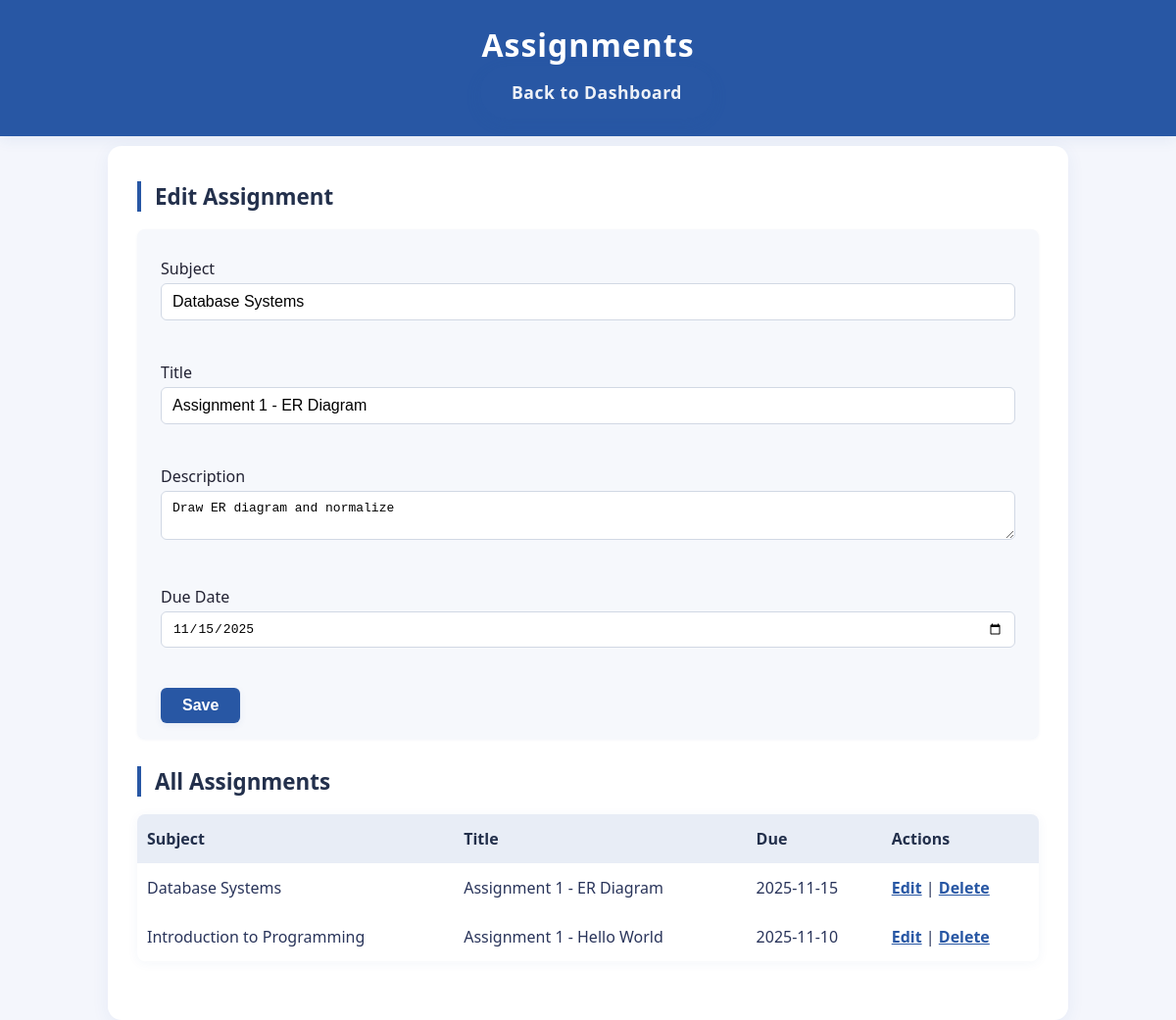
/assignments.php?action=edit&id=2, run on the app's committed database.
### tables this page shows
CREATE TABLE assignments (
  id INT AUTO_INCREMENT PRIMARY KEY,
  course_id INT NOT NULL,
  title VARCHAR(255) NOT NULL,
  description TEXT,
  due_date DATE,
  FOREIGN KEY (course_id) REFERENCES courses(id) ON DELETE CASCADE
);

CREATE TABLE courses (
  id INT AUTO_INCREMENT PRIMARY KEY,
  code VARCHAR(20) NOT NULL,
  title VARCHAR(255) NOT NULL,
  instructor_id INT,
  FOREIGN KEY (instructor_id) REFERENCES instructors(id) ON DELETE SET NULL
);

### assignments.php (the view, shortened to what this page needs)
<?php
require 'db_config.php';
$action = $_GET['action'] ?? 'list';
$id = isset($_GET['id']) ? (int)$_GET['id'] : null;
if($action === 'edit' && $id) {
  $stmt = $pdo->prepare('SELECT a.*, c.title AS subject_title FROM assignments a LEFT JOIN courses c ON a.course_id=c.id WHERE a.id=?');
  $stmt->execute([$id]);
  $assignment = $stmt->fetch();
}
$list = $pdo->query('SELECT a.*, c.title AS course_title FROM assignments a JOIN courses c ON a.course_id=c.id ORDER BY a.id DESC')->fetchAll();
?>
<!doctype html>
<html><head><meta charset='utf-8'><title>Assignments</title><link rel='stylesheet' href='styles.css'></head><body>
<header><h1>Assignments</h1><a href='index.php' class='back-btn'>Back to Dashboard</a></header>
<main>
  <h2><?= isset($assignment) ? 'Edit Assignment' : 'Add Assignment' ?></h2>
  <form method='post'>
    <label>Subject<br>
      <input name='subject' required value='<?= htmlspecialchars($assignment['subject_title'] ?? '') ?>'>
    </label><br>
    <label>Title<br><input name='title' required value='<?= htmlspecialchars($assignment['title'] ?? '') ?>'></label><br>
    <label>Description<br><textarea name='description'><?= htmlspecialchars($assignment['description'] ?? '') ?></textarea></label><br>
    <label>Due Date<br><input type='date' name='due_date' value='<?= htmlspecialchars($assignment['due_date'] ?? '') ?>'></label><br>
    <button type='submit'>Save</button>
  </form>
  <h2>All Assignments</h2>
  <table>
    <thead><tr><th>Subject</th><th>Title</th><th>Due</th><th>Actions</th></tr></thead>
    <tbody>
    <?php foreach($list as $r): ?>
      <tr>
        <td><?= htmlspecialchars($r['course_title']) ?></td>
        <td><?= htmlspecialchars($r['title']) ?></td>
        <td><?= htmlspecialchars($r['due_date']) ?></td>
        <td>
          <a href='assignments.php?action=edit&id=<?= $r['id'] ?>'>Edit</a> |
          <a href='assignments.php?action=delete&id=<?= $r['id'] ?>' onclick='return confirm("Delete?")'>Delete</a>
        </td>
      </tr>
    <?php endforeach; ?>
    </tbody>
  </table>
</main></body></html>

### styles.css (style rules this page uses)
body { font-family: 'Segoe UI', Arial, sans-serif; background: #f4f6fc; margin: 0; padding: 0; color: #23304c; }
header { background: #2857a4; color: #fff; padding: 24px 0 18px 0; text-align: center; margin-bottom: 10px; box-shadow: 0 4px 14px rgba(40,87,164,0.08); }
header h1 { margin: 0; font-weight: 700; letter-spacing: 1px; }
main { max-width: 920px; margin: 0 auto; background: #fff; border-radius: 14px; padding: 36px 30px 30px 30px; box-shadow: 0 4px 18px rgba(40,87,164,0.07); min-height: 70vh; }
h2 { border-left: 4px solid #2857a4; padding-left: 14px; font-size: 1.4em; margin-top: 0; color: #23304c; margin-bottom: 18px; }
table { border-radius: 8px; overflow: hidden; border-collapse: separate; border-spacing: 0; width: 100%; box-shadow: 0 2px 12px rgba(40,87,164,0.05); margin-bottom: 30px; }
thead { background: #e8edf6; color: #23304c; }
th, td { padding: 14px 10px; border: none; }
th { text-align: left; font-size: 1em; }
tbody tr { border-bottom: 1.5px solid #e2e7f1; transition: background 0.15s; }
td { font-size: 1em; color: #29345a; }
form { background: #f6f8fc; margin-bottom: 28px; padding: 20px 24px 16px 24px; border-radius: 8px; box-shadow: 0 1px 3px rgba(40,87,164,0.06); }
form label { display: block; font-weight: 500; margin-top: 9px; color: #223; }
form input, form select, form textarea { width: 100%; margin-top: 4px; margin-bottom: 11px; padding: 9px 11px; border-radius: 6px; border: 1px solid #d1d8e4; background: #fff; box-sizing: border-box; font-size: 1em; outline: none; transition: border 0.16s; }
button, input[type="submit"] { padding: 9px 22px; background: #2857a4; color: #fff; border: none; font-weight: 600; border-radius: 6px; cursor: pointer; font-size: 1em; margin-top: 8px; transition: background 0.16s, box-shadow 0.16s; box-shadow: 0 2px 7px rgba(40,87,164,0.09); }
a { color: #2857a4; text-decoration: underline; font-weight: bold; transition: color 0.14s; }
::placeholder { color: #b0b8c9; }
.back-btn { position: fixed; right: 34px; bottom: 34px; z-index: 1010; padding: 15px 32px; background: #2857a4; color: #fff !important; border-radius: 50px; font-size: 1.1em; font-weight: bold; box-shadow: 0 5px 18px rgba(40,87,164,0.16); display: inline-block; text-align: center; text-decoration: none; transition: background 0.17s, box-shadow 0.17s, transform 0.13s; letter-spacing: 0.5px; opacity: 0.92; }
header .back-btn { position: static; margin-left: 18px; margin-top: 0; margin-bottom: 0; }

### data on the page
assignments: subject "Database Systems", title "Assignment 1 - ER Diagram", description "Draw ER diagram and normalize", due_date "11/15/2025", course.title "Database Systems", due_date "2025-11-15"
assignments: course.title "Introduction to Programming", title "Assignment 1 - Hello World", due_date "2025-11-10"
